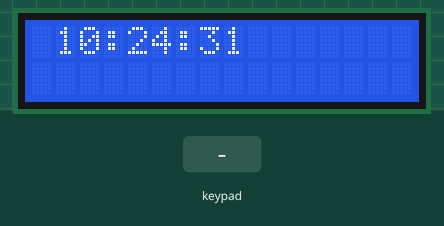
The sketch below on a simulated Arduino Nano, built with avr-gcc and run on an emulated ATmega328P. On the bench: 16×2 character LCD. The test bench sets the inputs (shaded band). The local clock reads 2024-03-15 10:24:30 at power-on unless the sketch sets it; what the sketch prints to the serial monitor is not drawn.

Above: at 1.2 s.
1.3 s: key 'D' pressed
At 2.3 s:
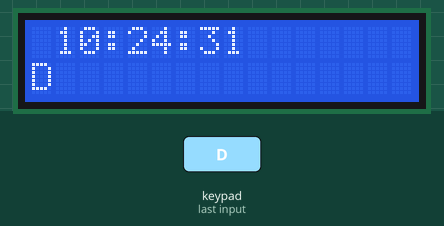
2.8 s: keypad keys 1 2 # pressed 0.4 s apart
At 4.5 s:
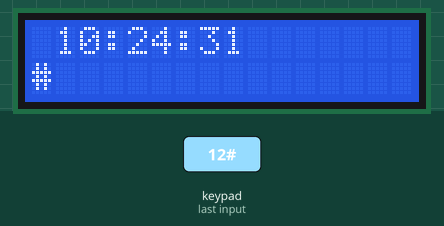
5.5 s: key 'C' pressed
At 6.2 s:
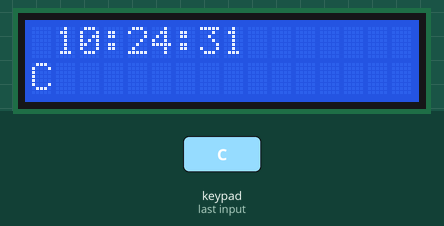
7.0 s: keypad keys 1 2 * pressed 0.4 s apart
At 9.2 s:
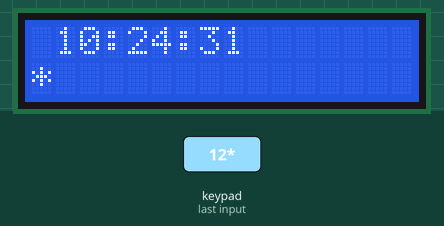
9.7 s: key 'B' pressed
At 10.5 s:
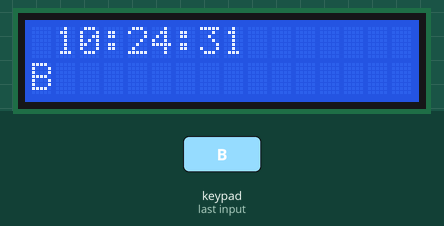
11.2 s: keypad keys 1 2 A pressed 0.4 s apart
At 12.6 s:
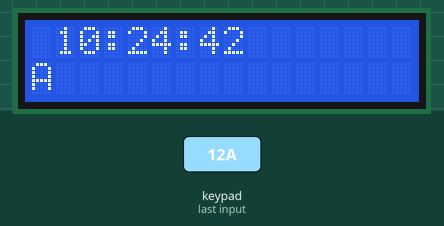
Timing chart, 0 to 14.2 s (numbered marks = the images above; inputs shaded):
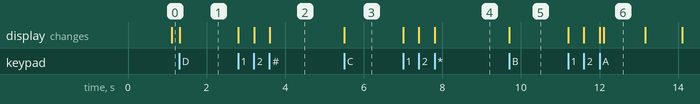

The sketch:

ClockAndKeypad.ino
```cpp
// includes
#include <LiquidCrystal.h>
#include <Wire.h>
#include <TimeLib.h>
#include <DS1307RTC.h>
#include <Keypad.h>


LiquidCrystal lcd(7, 8, 9, 10, 11, 12);

const byte ROWS = 4;
const byte COLS = 4;

char hexaKeys[ROWS][COLS] = {
  {'D','C','B','A'},
  {'#','9','6','3'},
  {'0','8','5','2'},
  {'*','7','4','1'}
};

byte rowPins[ROWS] = {A0, A1, A2, A3}; //connect to the row pinouts of the keypad
byte colPins[COLS] = {A4, A5, A6, A7}; //connect to the column pinouts of the keypad

Keypad customKeypad = Keypad( makeKeymap(hexaKeys), rowPins, colPins, ROWS, COLS);

void setup() {
  // put your setup code here, to run once:
  lcd.begin(16,2);
  Serial.begin(9600);
  while(!Serial);
  setSyncProvider(RTC.get);
  if(timeStatus()!= timeSet)
    Serial.println("Cant sync with RTC");
  else
    Serial.println("RTC has set the system time");
}

char customKey = '+';
//char ckLast = '';/
bool menuOn = false;
bool settingNT = false;
char newTime[7];
int ntIndex = 0;

void loop() {
  // put your main code here, to run repeatedly:
//  lcd.setCursor(0,1);
//  lcd.print();

  customKey = customKeypad.getKey();
  if(customKey){
    Serial.println(customKey);
    lcd.setCursor(0,1);
    lcd.print(customKey);
    menuOn = true;
    if(settingNT){
      newTime[ntIndex] = customKey;
      ntIndex++;

      if(ntIndex >= 6){
        newTime[6] = 0;
        Serial.println("NewTime Sub:");
        char hh[] = {newTime[0], newTime[1],0};
        Serial.println(hh);
        int tmpHour = String(hh).toInt();

        Serial.println(int(newTime[0]) - 48);
        Serial.println("TMP Hour: ");
        Serial.println(tmpHour);
        char mm[] = {newTime[2], newTime[3],0};
        int tmpMins = String(mm).toInt();

        char ss[] = {newTime[4], newTime[5],0};
        int tmpSecs = String(mm).toInt();

        settingNT = false;
        Serial.println("SET NT: ");
        Serial.println(newTime);
//        menuOn = false;
        setTime(tmpHour, tmpMins, tmpSecs, day(), month(), year() );

        ntIndex = 0;
      }
    }


    // Need to put something here that prevents incorect inputs of Time
    //ie no numbers 60 or over and nothing above a 12 for hours


    if(customKey == 'A'){
      menuOn = false;
    }else if(customKey =='B'){
      settingNT = true;
      Serial.println("New Time: " );
      Serial.print(newTime);
    }
  }

  if(!menuOn){
      if (timeStatus() == timeSet) {
//    digitalClockDisplay();/
    lcdClockDisplay();
  } else {
    Serial.println("The time has not been set.  Please run the Time");
    Serial.println("TimeRTCSet example, or DS1307RTC SetTime example.");
    Serial.println();
    delay(4000);
    }
   delay(100);
  }
}

void lcdClockDisplay(){
//  char output[8];/
  Serial.println("test");
  int tmpHour = hour();
  int tmpMins = minute();
  int tmpSecs = second();

  String a = "";
  String b = "";
  String c = "";

  if(tmpHour < 10){
    a = "0" + String(tmpHour);
  }else{
    a = String(tmpHour);
  }

  if(tmpMins < 10){
    b = "0" + String(tmpMins);
  }else{
    b = String(tmpMins);
  }

  if(tmpSecs < 10){
    c = "0" + String(tmpSecs);
  }else{
    c = String(tmpSecs);
  }

  String d = a + ":" + b + ":" + c;

  Serial.println(d);
  lcd.setCursor(1,0);
  lcd.print(d);
}
```

Measured:
- after the input at 1.3 s, the display: changes at once (image 1)
- after the input at 2.8 s, the display: first changes at once (image 2 shows a later state)
- after the input at 5.5 s, the display: changes at once (image 3)
- after the input at 7.0 s, the display: first changes at once (image 4 shows a later state)
- after the input at 9.7 s, the display: changes at once (image 5)
- after the input at 11.2 s, the display: first changes at once (image 6 shows a later state)
- what the display in image 6 shows lasts 1.1 s, from 12.1 s to 13.2 s
